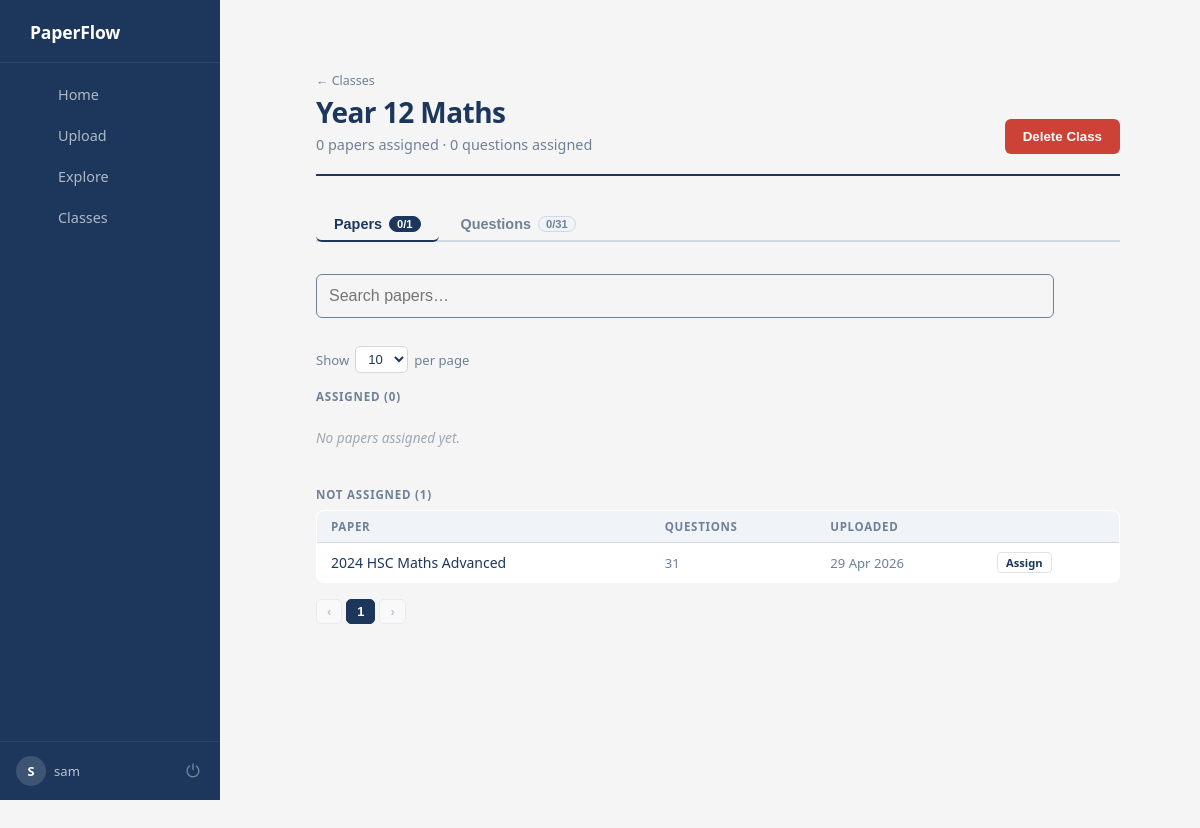
The page /classes/3 (signed in) on the database as committed earlier.
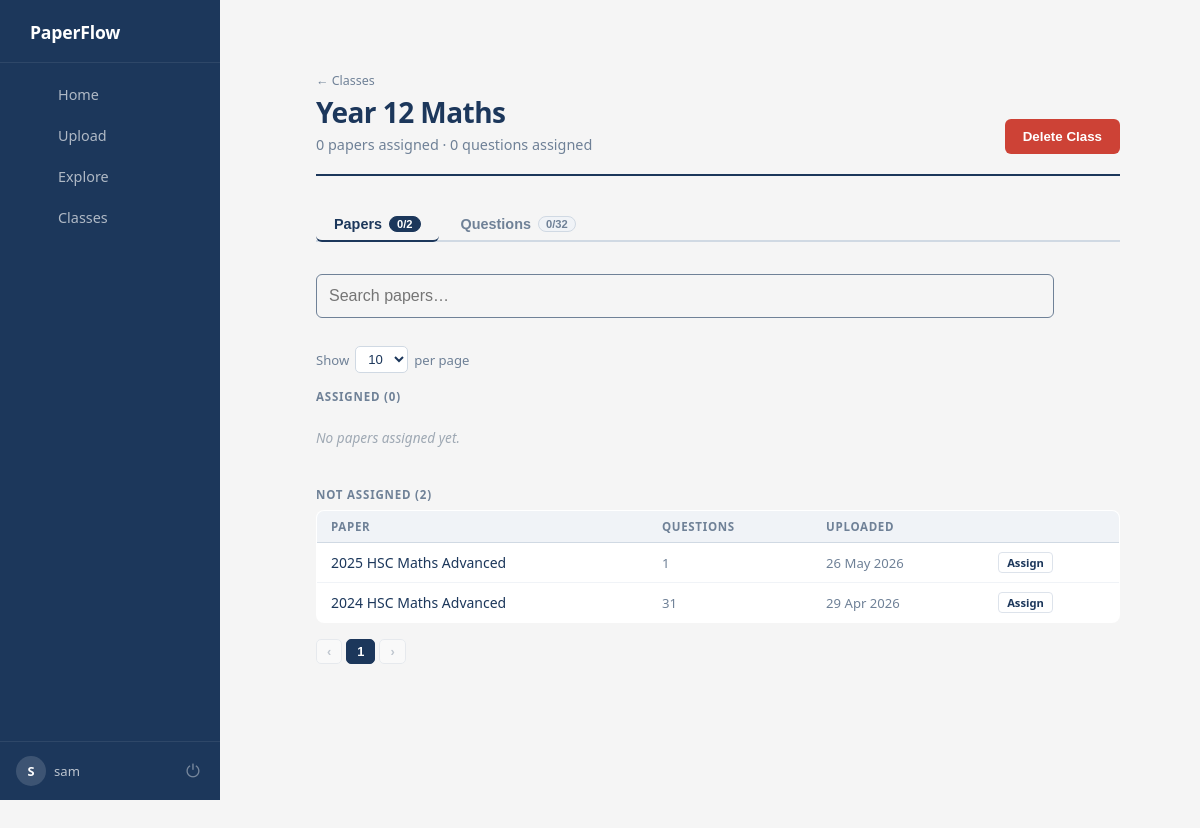
The same page on the database as committed later.
### models.py (models this page shows)
class PastPaper(db.Model):
    id = db.Column(db.Integer, primary_key=True)
    filename = db.Column(db.String(200), nullable=False)
    questions = db.relationship(
        'Question',
        backref='paper',
        lazy=True,
        cascade="all, delete-orphan"
    )
    uploaded_at = db.Column(db.DateTime, default=db.func.now())
    owner_id = db.Column(db.Integer, db.ForeignKey('user.id'), nullable=False)

### app.py (the view)
@app.route('/classes/<int:class_id>')
@login_required
def view_class(class_id):
    cls = Class.query.filter_by(id=class_id, user_id=current_user.id).first_or_404()
    user_paper_ids = {
        up.paper_id for up in UserPaper.query.filter_by(user_id=current_user.id).all()
    }
    all_papers = (
        PastPaper.query
        .filter(PastPaper.id.in_(user_paper_ids))
        .order_by(PastPaper.uploaded_at.desc())
        .all()
    )
    assigned_paper_ids = {s.paper_id for s in cls.paper_states}
    assigned_papers   = [{"paper": p} for p in all_papers if p.id in assigned_paper_ids]
    unassigned_papers = [p for p in all_papers if p.id not in assigned_paper_ids]
    all_questions = (
        Question.query
        .filter(Question.paper_id.in_(user_paper_ids))
        .order_by(Question.id.desc())
        .all()
    )
    assigned_question_ids = {s.question_id for s in cls.question_states}
    assigned_questions   = [{"question": q} for q in all_questions if q.id in assigned_question_ids]
    unassigned_questions = [q for q in all_questions if q.id not in assigned_question_ids]
    per_page_papers    = int(request.args.get('pp_papers',    10))
    per_page_questions = int(request.args.get('pp_questions', 10))
    return render_template(
        'class.html',
        cls=cls,
        assigned_papers=assigned_papers,
        unassigned_papers=unassigned_papers,
        assigned_questions=assigned_questions,
        unassigned_questions=unassigned_questions,
        per_page_papers=per_page_papers,
        per_page_questions=per_page_questions,
    )

### app.py (called while the page is built)
@login_manager.user_loader
def load_user(user_id):
    user = User.query.filter_by(id=int(user_id)).first()
    return user

@app.context_processor
def inject_user():
    return dict(user=current_user)

def format_filename(filename):
    name = str(filename).split('_', 1)[-1]
    name = os.path.splitext(name)[0]
    name = re.sub(r'[-_]+', ' ', name)
    words = name.split()
    formatted = []
    for w in words:
        if w.upper() in ["HSC", "IB", "PDF"]:
            formatted.append(w.upper())
        else:
            formatted.append(w.capitalize())
    return " ".join(formatted)

@app.context_processor
def utility_processor():
    return dict(format_filename=format_filename)

### templates/class.html (shortened to what the changed rows need)
{% extends "base.html" %}
{% block content %}
{% from "macros.html" import flash_messages %}
<div class="index-layout">
    <div class="index-topbar">
        <div class="index-topbar-left">
            <h1>{{ cls.name }}</h1>
        </div>
    </div>
    <div class="cd-tabs">
        <button class="cd-tab active" onclick="switchTab('papers', this)">
            Papers
            <span class="cd-tab-badge">{{ assigned_papers|length }}/{{ assigned_papers|length + unassigned_papers|length }}</span>
        </button>
        <button class="cd-tab" onclick="switchTab('questions', this)">
            Questions
            <span class="cd-tab-badge">{{ assigned_questions|length }}/{{ assigned_questions|length + unassigned_questions|length }}</span>
        </button>
    </div>
    <div id="tab-papers" class="cd-tab-content">
        <div class="cd-toolbar">
            <input class="cd-search" type="text" placeholder="Search papers…"
                   oninput="filterTable('papers', this.value)">
            <div class="cd-per-page">
            </div>
        </div>
        <div class="cd-section-label">Assigned ({{ assigned_papers|length }})</div>
        {% if assigned_papers %}
        <table class="cd-table" id="table-papers-assigned">
            <thead>
                <tr>
                    <th>Paper</th>
                    <th>Questions</th>
                    <th>Uploaded</th>
                    <th></th>
                </tr>
            </thead>
            <tbody>
                {% for entry in assigned_papers %}
                <tr class="cd-row" data-name="{{ format_filename(entry.paper.filename)|lower }}">
                    <td>
                        <a href="{{ url_for('view_paper', paper_id=entry.paper.id) }}"
                           class="cd-link">{{ format_filename(entry.paper.filename) }}</a>
                    </td>
                    <td class="cd-muted">{{ entry.paper.questions|length }}</td>
                    <td class="cd-muted">{{ entry.paper.uploaded_at.strftime('%d %b %Y') }}</td>
                    <td>
                        <form method="POST"
                              action="{{ url_for('toggle_paper_class', paper_id=entry.paper.id, class_id=cls.id) }}">
                            <button class="qa-del" type="submit">Remove</button>
                        </form>
                    </td>
                </tr>
                {% endfor %}
            </tbody>
        </table>
        {% else %}
            <div class="cd-empty">No papers assigned yet.</div>
        {% endif %}
        <div class="cd-section-label" style="margin-top:1.5rem;">
            Not Assigned ({{ unassigned_papers|length }})
        </div>
        {% if unassigned_papers %}
        <table class="cd-table" id="table-papers-unassigned">
            <thead>
                <tr>
                    <th>Paper</th>
                    <th>Questions</th>
                    <th>Uploaded</th>
                    <th></th>
                </tr>
            </thead>
            <tbody>
                {% for paper in unassigned_papers %}
                <tr class="cd-row" data-name="{{ format_filename(paper.filename)|lower }}">
                    <td>
                        <a href="{{ url_for('view_paper', paper_id=paper.id) }}"
                           class="cd-link">{{ format_filename(paper.filename) }}</a>
                    </td>
                    <td class="cd-muted">{{ paper.questions|length }}</td>
                    <td class="cd-muted">{{ paper.uploaded_at.strftime('%d %b %Y') }}</td>
                    <td>
                        <form method="POST"
                              action="{{ url_for('toggle_paper_class', paper_id=paper.id, class_id=cls.id) }}">
                            <button class="qa-edit" type="submit">Assign</button>
                        </form>
                    </td>
                </tr>
                {% endfor %}
            </tbody>
        </table>
        {% else %}
            <div class="cd-empty">All your papers have been assigned.</div>
        {% endif %}
        <div class="cd-pagination" id="pagination-papers"></div>
    </div>
</div>
{% endblock %}

Rows that differ between the two databases and show on the page:
added PastPaper: filename "2025 HSC Maths Advanced", questions|length "1", uploaded_at "26 May 2026"
Other text that changed with them:
{{ assigned_papers|length + unassigned_papers|length }}: "1" → "2"
{{ assigned_questions|length + unassigned_questions|length }}: "31" → "32"
{{ unassigned_papers|length }}: "1" → "2"
